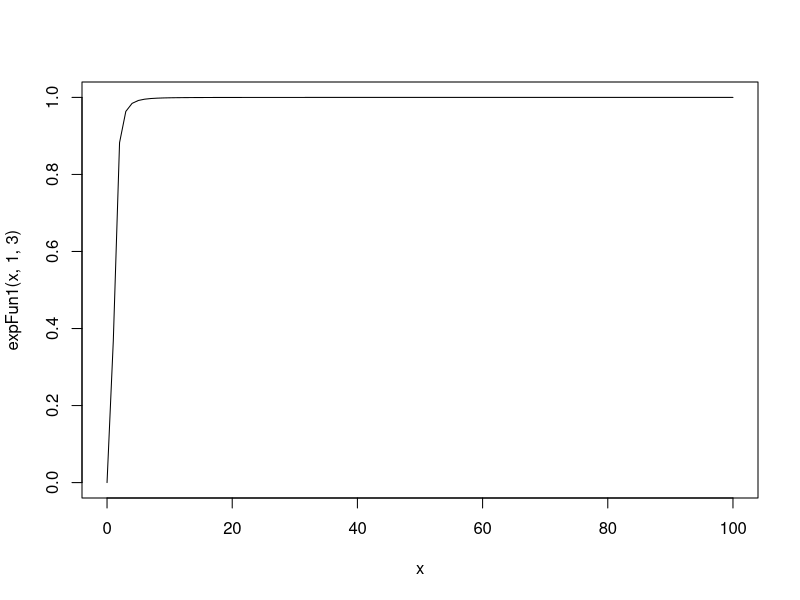
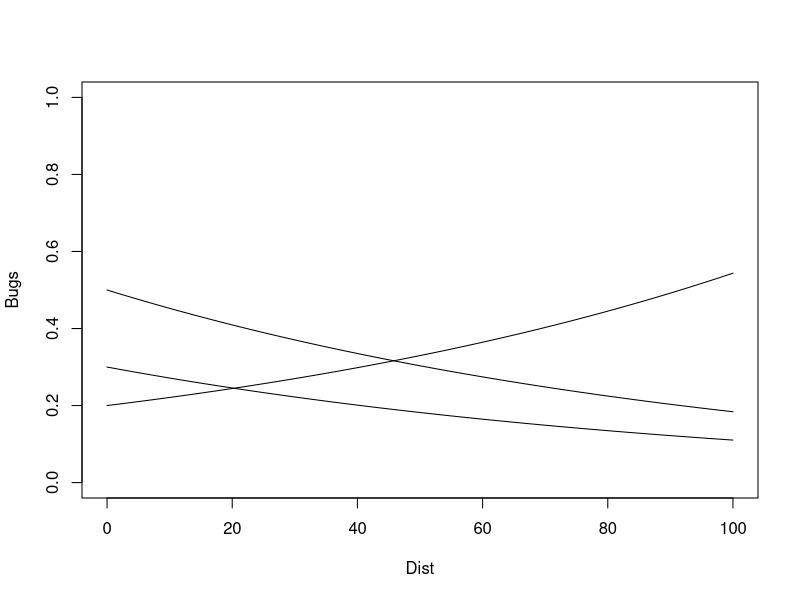
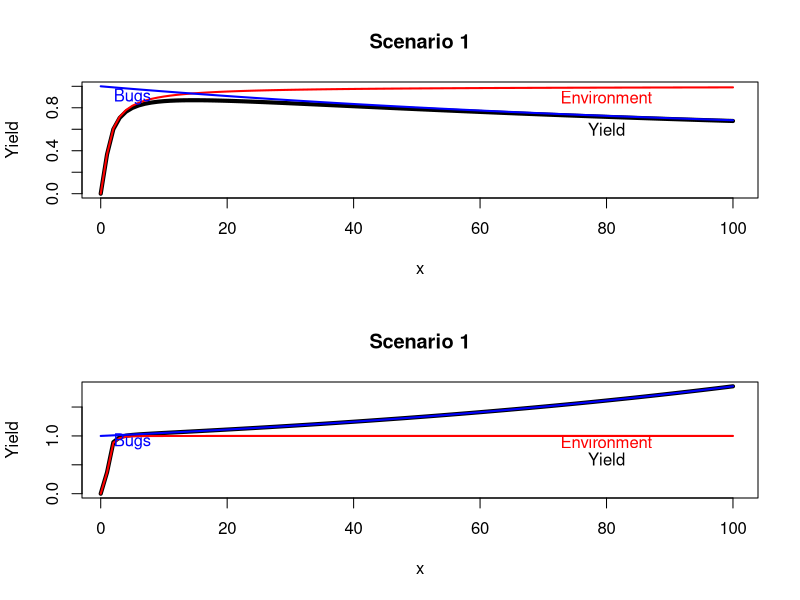
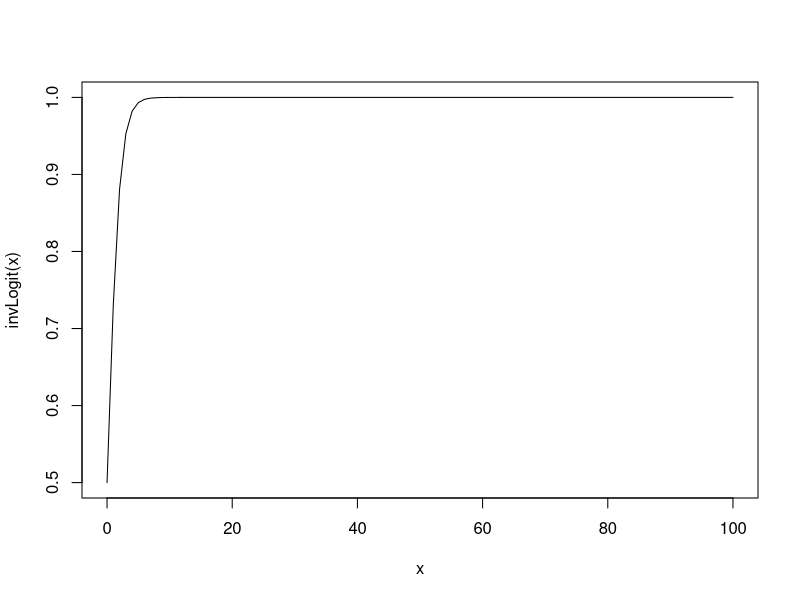
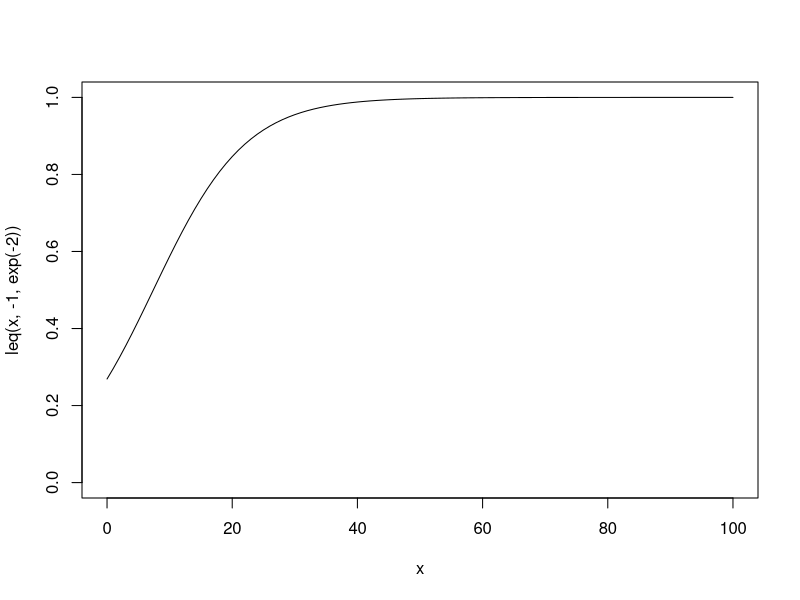
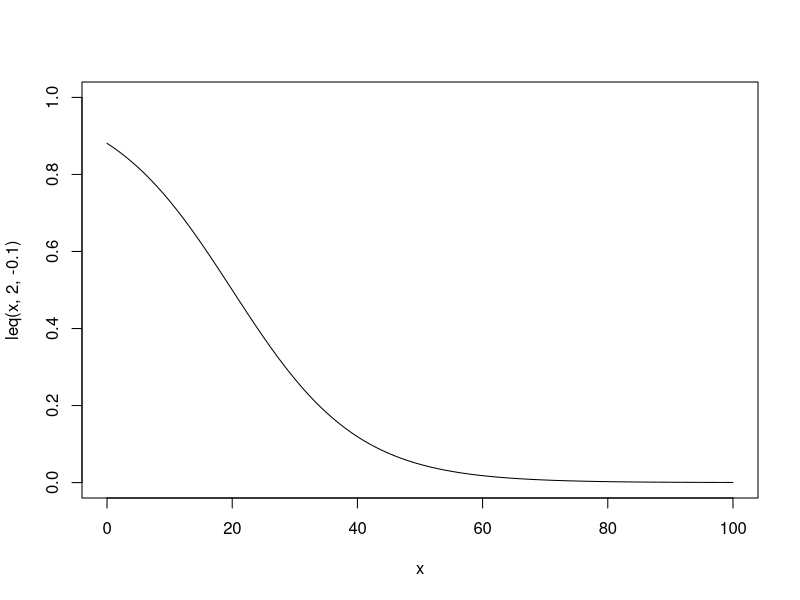
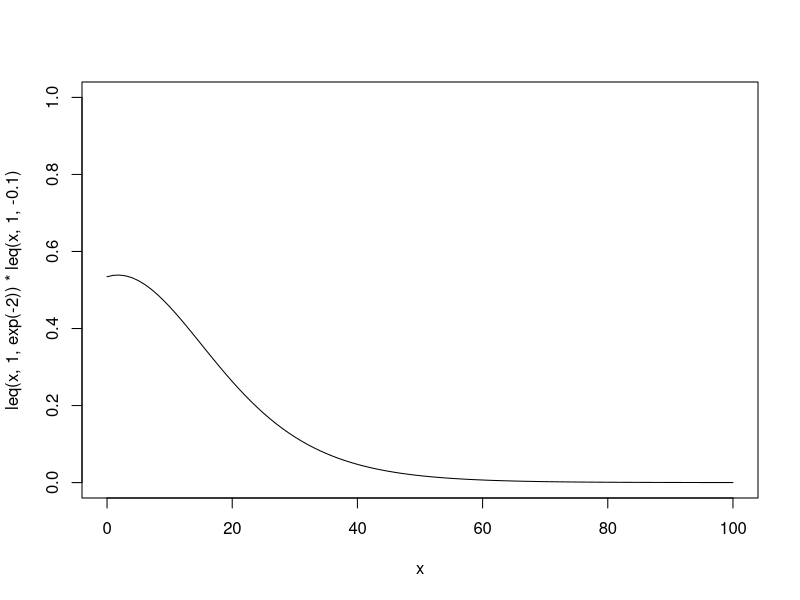
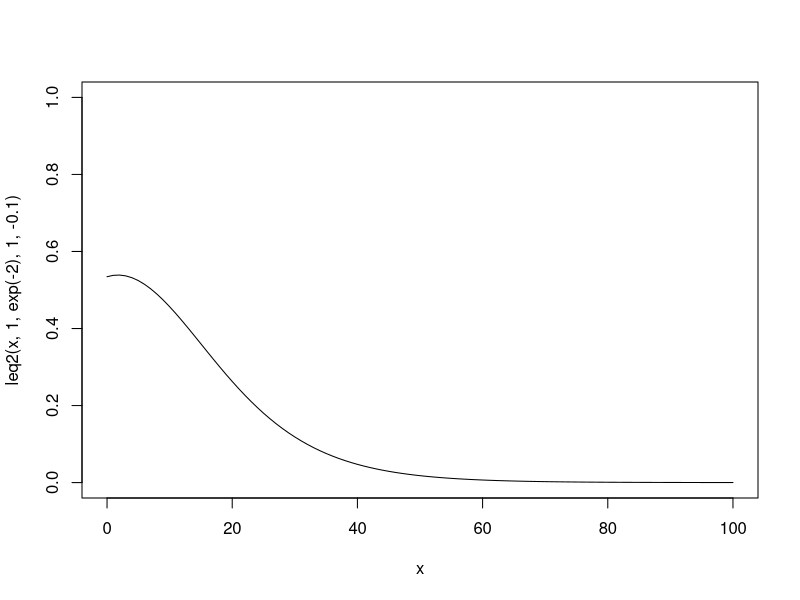

These figures' R source, in order: (Note: this script raises an error after producing the figures.)

# First attempt: make functions from scratch ------------------------------

dist <- 1:100

expFun1 <- function(x,a,b){ #Yield loss around field edges
  a*exp(-(1/x)^b)
}

curve(expFun1(x,1,3),0,100,ylim=c(0,1))

par(mfrow=c(1,1))

#Beneficial insect presence - works for -ive relationships, but not positive

expFun2 <- function(x,a,b){ 
  a*exp(-(x/b))
}
curve(expFun2(x,a=0.5,b=100),0,100,ylim=c(0,1),ylab='Bugs',xlab='Dist')
curve(expFun2(x,a=0.3,b=100),0,100,add=TRUE)
curve(expFun2(x,a=0.2,b=-100),0,100,add=TRUE)

par(mfrow=c(2,1))
#Scenario 1 - beneficial bugs decrease with distance into field
curve(expFun1(x,a=1,b=1)*(expFun2(x,a=0.5,b=100)+0.5),0,100,ylim=c(0,1),xlim=range(dist),
      lwd=4,ylab='Yield',main='Scenario 1')
curve(expFun1(x,a=1,b=1),0,100,ylim=c(0,1),xlim=range(dist),col='red',add=TRUE,lwd=2)
curve(expFun2(x,a=0.5,b=100)+0.5,0,100,ylim=c(0,1),xlim=range(dist),col='blue',add=TRUE,lwd=2)
text(5,0.9,'Bugs',col='blue'); text(80,0.9,'Environment',col='red'); text(80,0.6,'Yield')

#Scenario 2 - beneficial bugs increase with distance into field
curve(expFun1(x,a=1,b=3)*(expFun2(x,a=0.5,b=-100)+0.5),0,100,xlim=range(dist),
      lwd=4,ylab='Yield',main='Scenario 1')
curve(expFun1(x,a=1,b=3),0,100,ylim=c(0,1),xlim=range(dist),col='red',add=TRUE,lwd=2)
curve(expFun2(x,a=0.5,b=-100)+0.5,0,100,ylim=c(0,1),xlim=range(dist),col='blue',add=TRUE,lwd=2)
text(5,0.9,'Bugs',col='blue'); text(80,0.9,'Environment',col='red'); text(80,0.6,'Yield')
par(mfrow=c(1,1))


# Second attempt: use logistic function -----------------------------------

logit <- function(x) -log((1/x) -1)
invLogit <- function(x) 1/(1+exp(-x))
leq <- function(x,a,b) 1/(1+exp(-(a+b*x)))
leq2 <- function(x,a1,b1,a2,b2){
  # exp(x*b1+x*b2+a1+a2)/(exp(a1+b1*x)+1)*(exp(a2+b2*x)+1)
  leq(x,a1,b1)*leq(x,a2,b2)
}

curve(invLogit,0,100)
curve(leq(x,-1,exp(-2)),0,100,ylim=c(0,1)) #Environment
curve(leq(x,2,-0.1),0,100,ylim=c(0,1)) #Insects
curve(leq(x,1,exp(-2))*leq(x,1,-0.1),0,100,ylim=c(0,1)) #Both
curve(leq2(x,1,exp(-2),1,-0.1),0,100,ylim=c(0,1)) #Both


png(paste0('./Figures/ExamplePlots/hypotheses.png'),width=12,height=6,units='in',res=200)

par(mfrow=c(1,2))
#Scenario 1 - beneficial bugs decrease with distance into field
a1 <- -2; b1 <- 0.2; a2 <- 3; b2 <- -0.03
curve(leq2(x,a1,b1,a2,b2),0,100,ylim=c(0,1),
      lwd=4,ylab='Yield',xlab='Distance from Edge')#,main='Scenario 1: bugs - with dist')
curve(leq(x,a1,b1),0,100,xlim=range(dist),col='red',add=TRUE,lwd=2)
curve(leq(x,a2,b2),0,100,xlim=range(dist),col='blue',add=TRUE,lwd=2)
text(5,0.85,'Ecosystem\nservices',col='blue'); text(80,0.9,'Environment',col='red'); text(80,0.6,'Yield')

#Scenario 2 - beneficial bugs increase with distance into field (or pest insects at edge)
a2 <- 0; b2 <- 0.03
curve(leq2(x,a1,b1,a2,b2),0,100,ylim=c(0,1),
      lwd=4,ylab='Yield',xlab='Distance from Edge')#,main='Scenario 2: bugs + with dist')
curve(leq(x,a1,b1),0,100,xlim=range(dist),col='red',add=TRUE,lwd=2)
curve(leq(x,a2,b2),0,100,xlim=range(dist),col='blue',add=TRUE,lwd=2)
par(mfrow=c(1,1))

dev.off()

#Simulate data using logit-normal distribution --------------

a1 <- -2; b1 <- 0.2; a2 <- 3; b2 <- -0.03; sig <- 0.5
dist <- rep(1:100,each=3)

par(mfrow=c(1,1))
yhat <- leq2(dist,a1,b1,a2,b2)
y <- invLogit(logit(yhat)+rnorm(length(dist),0,sig))
plot(dist,yhat,type='l')
points(dist,y)

f1 <- function(p,d){ #log-likelihood function
  y <- d[,1] #Data
  dist <- d[,2] #Covariate
  yhat <- leq2(dist,p[1],p[2],p[3],p[4]) #Predicted
  -sum(dnorm(y,yhat,exp(p[5]),log=TRUE))
}

mod1 <- optim(par=unlist(pars),fn=f1,d=cbind(y,dist))

#Bootstrapping
boot <- lapply(1:1000,function(x){
  o <- optim(par=unlist(pars),fn=f1,d=cbind(y,dist)[sample(1:length(dist),length(dist),TRUE),])
})

#Parameter ranges
parRange <- apply(sapply(boot,function(x) x$par),1,function(l) quantile(l,c(0.1,0.5,0.9)))

#Correlation b/w parameters - really weird sets of correlations. Looks like Neil's Funnel.
pairs(t(sapply(boot,function(x) x$par)))

#Prediction ranges
predRange <- apply(sapply(boot,function(x) leq2(dist,x$par[1],x$par[2],x$par[3],x$par[4])),1,
           function(l) quantile(l,c(0.1,0.5,0.9)))

plot(dist,y,pch=19,cex=0.8,ylab='Yield')
# lines(dist,yhat,lwd=2) #Actual process
lines(dist,predRange[2,],col='red',lwd=3) #Recovered process
lines(dist,predRange[1,],col='red',lty=2);lines(dist,predRange[3,],col='red',lty=2)

par(mfrow=c(3,2))
pars <- list(a1=a1,b1=b1,a2=a2,b2=b2,logsig=log(sig))
for(i in 1:length(pars)){
  plot(c(1,2),c(pars[[i]],parRange[2,1]),ylim=range(c(pars[[i]],parRange[,1])),xlim=c(0,3),
       col=c('black','red'),pch=19,main=names(pars)[i],ylab='Estimate',xlab=NA)
  lines(c(2,2),parRange[c(1,3),1],col='red')
}; par(mfrow=c(1,1))


# Simulate data using beta distribution ----------------------------------------

logit <- function(x) -log((1/x) -1)
invLogit <- function(x) 1/(1+exp(-x))
# leq <- function(x,a,b) 1/(1+exp(-(a+b*x)))
leq2 <- function(x,a1,b1,a2,b2){
  # l <- (a1*a2)+(a1*b2+a2*b1)*x+b1*b2*x^2
  # invLogit(l)
  1/((1+exp(-(a1+b1*x)))*(1+exp(-(a2+b2*x))))
  # y <- (a1+b1*x)*(a2+b2*x)
  # 1/(1+exp(-y))
}

curve(invLogit(x),-5,5)
curve(leq2(x,-2,0.2,3,-0.02),0,100)


a1 <- -2; b1 <- 0.2; a2 <- 3; b2 <- -0.02; sig <- 0.1

#Reparameterize beta in terms of mean and sd
rbeta2 <- function(N,mean,sd){
  a <- (((1-mean)/sd^2)-(1/mean))*mean^2
  b <- a*((1/mean)-1)
  rbeta(N,a,b)
}
dbeta2 <- function(x,mean,sd,l=FALSE){
  a <- (((1-mean)/sd^2)-(1/mean))*mean^2
  b <- a*((1/mean)-1)
  dbeta(x,a,b,log=l)
}

#Parameters
a1 <- -2; b1 <- 0.2; a2 <- 3; b2 <- -0.02; sig <- 0.1
pars <- list(a1=a1,b1=b1,a2=a2,b2=b2,logsig=log(sig))
dist <- rep(1:100,each=3)

par(mfrow=c(1,1))
yhat <- leq2(dist,a1,b1,a2,b2)
y <- rbeta2(1:length(dist),yhat,sig)
plot(dist,yhat,type='l',ylim=c(0,1))
points(dist,y)

f1 <- function(p,d){ #log-likelihood function
  y <- d[,1] #Data
  dist <- d[,2] #Covariate
  yhat <- leq2(dist,p[1],p[2],p[3],p[4]) #Predicted
  -sum(dbeta2(y,yhat,exp(p[5]),l=TRUE))
}

f1(unlist(pars),cbind(y,dist)) #Works

mod1 <- optim(par=unlist(pars),fn=f1,d=cbind(y,dist))
data.frame(unlist(pars),mod1$par) #Works OK

#Bootstrapping
boot <- lapply(1:500,function(x){
  o <- optim(par=unlist(pars),fn=f1,d=cbind(y,dist)[sample(1:length(dist),length(dist),TRUE),])
})

#Parameter ranges
parRange <- apply(sapply(boot,function(x) x$par),1,function(l) quantile(l,c(0.1,0.5,0.9)))

#Correlation b/w parameters - intercepts & slopes correlated for each relationship set
pairs(t(sapply(boot,function(x) x$par)))

#Prediction ranges
predRange <- apply(sapply(boot,function(x) leq2(dist,x$par[1],x$par[2],x$par[3],x$par[4])),1,
                   function(l) quantile(l,c(0.1,0.5,0.9)))

plot(dist,y,pch=19,cex=0.8,ylab='Yield')
# lines(dist,yhat,lwd=2) #Actual process
lines(dist,predRange[2,],col='red',lwd=3) #Recovered process
lines(dist,predRange[1,],col='red',lty=2);lines(dist,predRange[3,],col='red',lty=2)

par(mfrow=c(3,2))
pars <- list(a1=a1,b1=b1,a2=a2,b2=b2,logsig=log(sig))
for(i in 1:length(pars)){
  plot(c(1,2),c(pars[[i]],parRange[2,1]),ylim=range(c(pars[[i]],parRange[,1])),xlim=c(0,3),
       col=c('black','red'),pch=19,main=names(pars)[i],ylab='Estimate',xlab=NA)
  lines(c(2,2),parRange[c(1,3),1],col='red')
}; par(mfrow=c(1,1))
